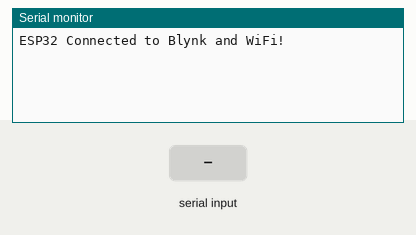
The sketch below on a simulated ESP32. On the bench: the last lines printed to the serial monitor. The inputs (shaded band) are chosen by the test bench. WiFi joins after 1.5 s; servers stay silent unless stated.

Above: at 3.0 s.
3.1 s: "smoke detected\n" received over the second serial link
At 4.9 s:
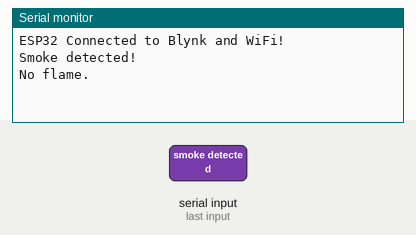
5.3 s: "flame detected\n" received over the second serial link
At 6.5 s:
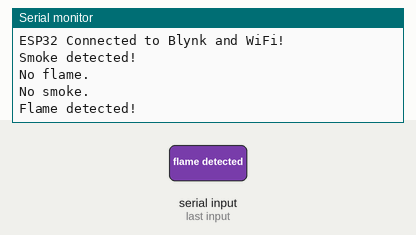

Measured:
- after the input at 3.1 s, the serial monitor: prints a new line after 0.71 s (image 1)
- after the input at 5.3 s, the serial monitor: prints a new line after 0.51 s (image 2)

The sketch:

esp32.ino
```cpp
#define BLYNK_TEMPLATE_ID "TMPL3tN8Ahqo4"  // Your template name
#define BLYNK_DEVICE_NAME "ESP32"  // Your device name
#define BLYNK_AUTH_TOKEN "6U8DRAs14IAAtNP6WORIh7aEMZgXIve9"  // Your Blynk Auth Token
#define BLYNK_TEMPLATE_NAME "ESP32"

#include <WiFi.h>
#include <BlynkSimpleEsp32.h>  // Blynk library for ESP32

// Wi-Fi credentials
char ssid[] = "A";              // Your Wi-Fi name
char pass[] = "akash12345";      // Your Wi-Fi password

// Blynk virtual pins
#define VIRTUAL_PIN_SMOKE V1  // Blynk Virtual Pin for Smoke Detection
#define VIRTUAL_PIN_FLAME V2  // Blynk Virtual Pin for Flame Detection

// Set the serial pins for communication between Arduino Uno and ESP32
#define RXD2 16  // ESP32 RX2 pin (for receiving data)
#define TXD2 17  // ESP32 TX2 pin (for sending data)

String sensorData;

void setup() {
  // Initialize Serial for communication with Arduino and Serial Monitor
  Serial.begin(9600);    // For the serial monitor
  Serial2.begin(9600, SERIAL_8N1, RXD2, TXD2);  // Serial communication with Arduino Uno (using RX2/TX2)

  // Initialize Blynk
  Blynk.begin(BLYNK_AUTH_TOKEN, ssid, pass);

  Serial.println("ESP32 Connected to Blynk and WiFi!");
}

void loop() {
  Blynk.run();  // Keep the Blynk connection alive

  bool smoke_detected = false;
  bool flame_detected = false;

  if (Serial2.available()) {  // If data is available from Arduino Uno
    sensorData = Serial2.readStringUntil('\n');  // Read data from Arduino

    // Check if smoke or flame is detected based on received data
    smoke_detected = sensorData.indexOf("smoke detected") != -1;
    flame_detected = sensorData.indexOf("flame detected") != -1;

    // Debug output to the Serial Monitor
    Serial.println(smoke_detected ? "Smoke detected!" : "No smoke.");
    Serial.println(flame_detected ? "Flame detected!" : "No flame.");
  }

  // Send data to Blynk
  Blynk.virtualWrite(VIRTUAL_PIN_SMOKE, smoke_detected ? 1 : 0);  // 1 if smoke detected, 0 if not
  Blynk.virtualWrite(VIRTUAL_PIN_FLAME, flame_detected ? 1 : 0);  // 1 if flame detected, 0 if not

  delay(1000);  // Delay before checking for new data
}
```
